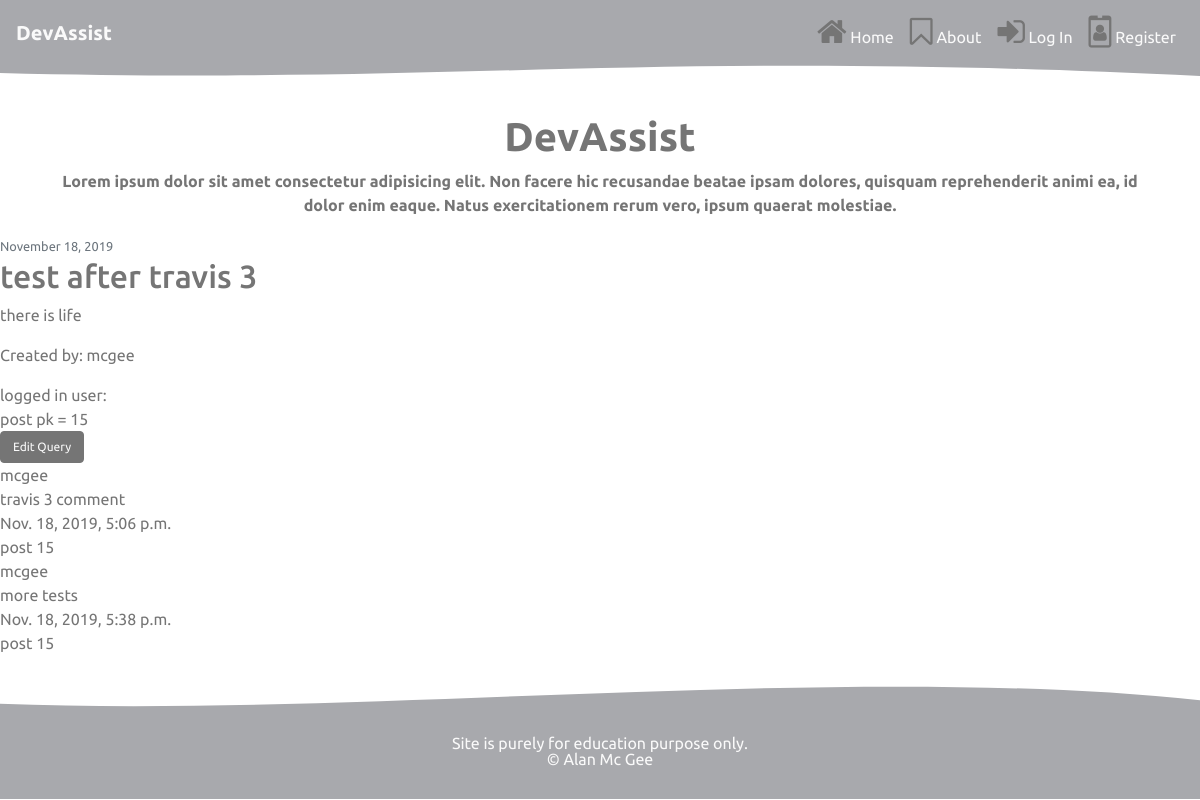
/community/query/15/, run on the app's committed database.
### forum/models.py (models this page shows, shortened)
class Post(models.Model):
    title = models.CharField(max_length=100)
    content = models.TextField()
    date_posted = models.DateTimeField(default=timezone.now)
    author = models.ForeignKey(User, on_delete=models.CASCADE, default=1) # cascade -  when user is deleted remove all posts
    class Meta:
        ordering = ("-date_posted", )

class Comment(models.Model):
    title = models.CharField(max_length=100)
    content = models.TextField(max_length=1500, null=True)
    date_posted = models.DateTimeField(default=timezone.now)
    query = models.ForeignKey(Post, null=True, on_delete=models.CASCADE)
    comment_by = models.ForeignKey(User,null=True,on_delete=models.CASCADE, default=1)
    comment_date = models.DateTimeField(auto_now_add=True)

### forum/views.py (the view)
# urls.py: path('query/<int:pk>/', views.query_detail, name='post-detail'),
def query_detail(request, pk):
    query_detail = get_object_or_404(Post, pk=pk)
    comment = Comment.query_id
    comments = Comment.objects.filter(query_id = pk )
    context = {
        "post": query_detail,
        "comments":comments,
    }
    return render(request, "forum/post_detail.html", context)

### forum/templates/forum/post_detail.html (shortened to what this page needs)
{% extends "base.html" %}
{% block content %}
  <article>
        <small class="text-muted">{{ post.date_posted|date:"F d, Y" }}</small>
      <h2 >{{ post.title }}</h2>
      <p >{{ post.content }}</p>
        <p>Created by: {{ post.author }}</p>logged in user: {{ request.user.username }}<br>post pk = {{ post.pk }}
  </article>
  <a href="#" class="btn btn-info">Edit Query</a><br>
  {% for comment in comments %}
  {{ comment.comment_by }}<br>
  {{ comment.content }}<br>
  {{ comment.comment_date }}<br>
  post {{ comment.query_id }}<br>
  {% endfor %}
{% endblock content %}

### static/css/main.css (style rules this page uses)
body { font-family: 'Ubuntu', sans-serif; color: #757575; }
.btn-info { font-size: .75rem; background-color: #757575; color: #fafafa; border-color: #757575; }

### data on the page
Post: date_posted "November 18, 2019", title "test after travis 3", content "there is life", author "mcgee", pk "15"
Comment: comment_by "mcgee", content "travis 3 comment", comment_date "Nov. 18, 2019, 5:06 p.m.", query_id "15"
Comment: comment_by "mcgee", content "more tests", comment_date "Nov. 18, 2019, 5:38 p.m.", query_id "15"
